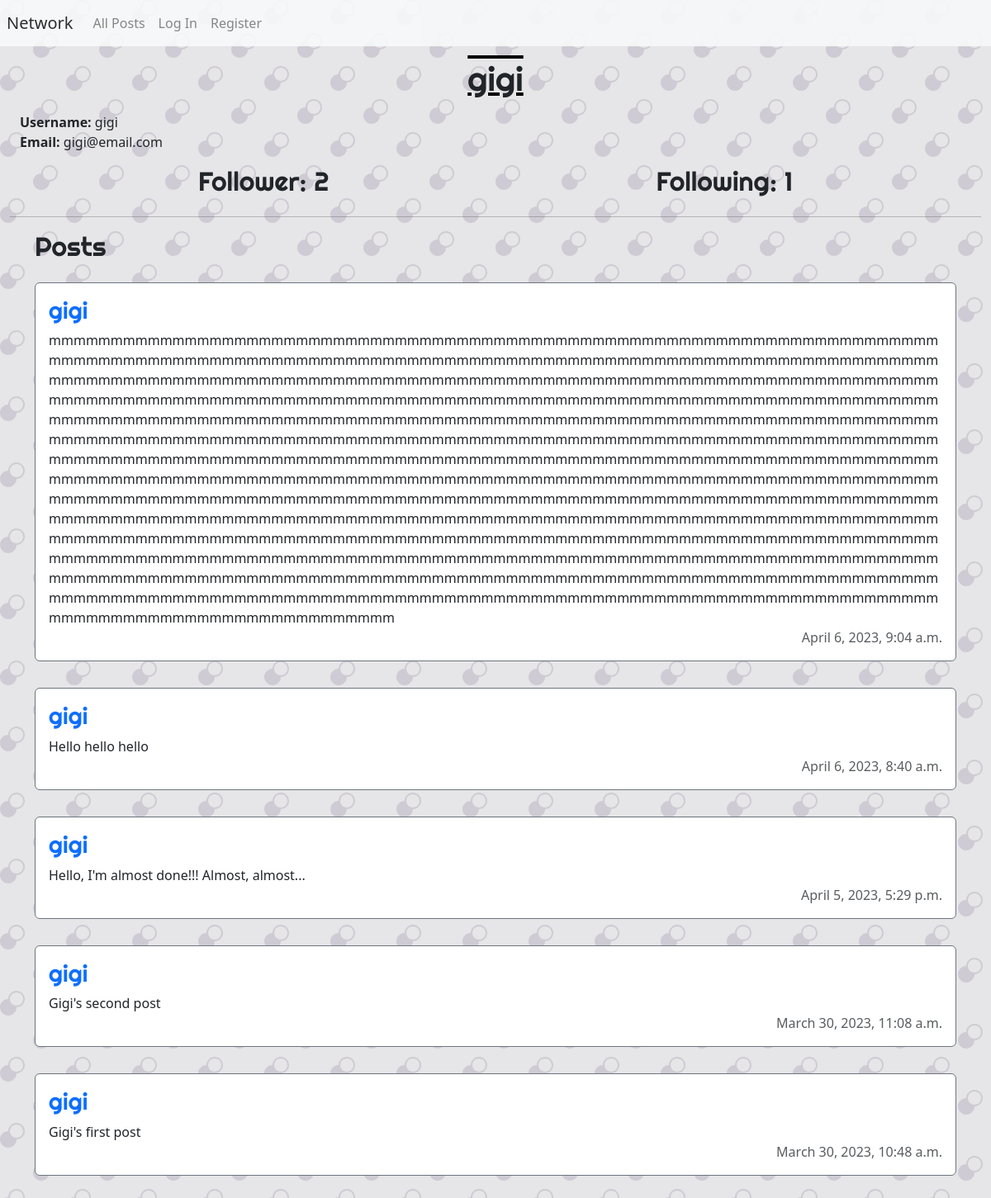
The app's page /profile/gigi with its own data.
### network/models.py (models this page shows, shortened)
class User(AbstractUser):
    pass

class Post(models.Model):
    user_id = models.ForeignKey(User, on_delete=models.CASCADE, related_name="user_post")
    content = models.TextField(max_length=280)
    datetime = models.DateTimeField(auto_now_add=True)

### network/views.py (the view)
# urls.py: path("profile/<str:username>", views.profile, name="profile"),
def profile(request, username):
    user_profile = User.objects.get(username=username)
    user_profile_posts = Post.objects.filter(user_id=user_profile).order_by('-datetime')
    followers_count = Follower.objects.filter(following=user_profile).count()
    following_count = Follower.objects.filter(user=user_profile).count()
    pagePosts = Paginator(user_profile_posts, 10)
    page_number = request.GET.get('page')
    page_obj = pagePosts.get_page(page_number)
    range_page = range(page_obj.paginator.num_pages)
    likes = Like.objects.all()
    postYouLiked = []
    try:
        for like in likes:
            if like.user.id == request.user.id:
                postYouLiked.append(like.post.id)
    except:
        postYouLiked = []
    if request.user.is_authenticated:
        user = User.objects.get(id=request.user.id) # User who is signed in
        user_following = Follower.objects.filter(user=user)
        is_following = False
        for i in user_following:
            if i.following == user_profile:
                is_following = True
                break
            else:
                is_following = False
        context = {"user_profile_posts": user_profile_posts,
                "user_profile":user_profile,
                "user":user,
                "is_following":is_following,
                "followers_count":followers_count,
                "following_count":following_count,
                "pagePosts": pagePosts,
                "page_obj": page_obj,
                "range_page":range_page,
                "likes":likes,
                "postYouLiked":postYouLiked}
        return render(request, "network/profile.html", context)
    else:
        context = {"user_profile_posts": user_profile_posts,
                "user_profile":user_profile,
                "followers_count":followers_count,
                "following_count":following_count,
                "pagePosts": pagePosts,
                "page_obj": page_obj,
                "range_page":range_page,
                "likes":likes,
                "postYouLiked":postYouLiked}
        return render(request, "network/profile.html", context)

### network/templates/network/profile.html (shortened to what this page needs)
{% extends 'network/layout.html' %}
{% block body %}
<div class="container-fluid">
    <div>
                <h1 id="profile-name" class="my-3 text-center">{{ user_profile.username }}</h1>
                <div class="container-fluid d-flex justify-content-between">
                        <div class="">
                            <div class="d-flex flex-column">
                                <span><strong>Username: </strong>{{ user_profile.username }}</span>
                                <span><strong>Email: </strong>{{ user_profile.email }}</span>
                            </div>
                        </div>
                </div>
                <div class="container d-flex justify-content-around my-3">
                        <h2>Follower: <span id="followers-count">{{ followers_count }}</span></h2>
                        <h2>Following: <span id="following-count">{{ following_count }}</span></h2>
                </div>
                <hr>
        </div>
    <div class="container d-flex flex-column" id="posts">
        <div>
            <h2>Posts</h2>
        </div>
        {% for post in page_obj %}
            <div id="post-div" class="d-flex flex-column border border-secondary rounded p-3 my-3">
                <h3><a href="{% url 'profile' post.user_id %}">{{ post.user_id }}</a></h3>
                <span id="content_{{ post.id }}">{{ post.content }}</span>
                <span class="text-right text-muted">{{ post.datetime }}</span>
            </div>
        {% endfor %}
    </div>
    </div>
</div>
{% endblock %}

### network/static/network/styles.css (style rules this page uses)
body { background-color: #e6e5e7; }
h1, h2, h3 { font-family: 'Righteous', cursive; }
.border { border: 1px solid; border-collapse: collapse !important; border-radius: 25%; }
a { text-decoration: none; }
div { overflow-wrap: break-word; }
#post-div { background-color: white; }
#profile-name { text-decoration: underline overline black; }

### records on screen
User: username "gigi", email "gigi@email.com"
Post: user_id "gigi", content "mmmmmmmmmmmmmmmmmmmmmmmmmmmmmmmmmmmmmmmmmmmmmmmmmmmmmmmmmmmmmmmmmmmmmmmmmmmmmmmmmmmmmmmmmmmmmmmmmmmmmmmmmmmmmmmmmmmmmmmmmmmmmmmmmmmmmmmmmmmmmmmmmmmmmmmmmmmmmmmmmmmmmmmmmmmmmmmmmmmmmmmmmmmmmmmmmmmmmmmmmmmmmmmmmmmmmmmmmmmmmmmmmmmmmmmmmmmmmmmmmmmmmmmmmmmmmmmmmmmmmmmmmmmmmmmmmmmmmmmmmmmmmmmmmmmmmmmmmmmmmmmmmmmmmmmmmmmmmmmmmmmmmmmmmmmmmmmmmmmmmmmmmmmmmmmmmmmmmmmmmmmmmmmmmmmmmmmmmmmmmmmmmmmmmmmmmmmmmmmmmmmmmmmmmmmmmmmmmmmmmmmmmmmmmmmmmmmmmmmmmmmmmmmmmmmmmmmmmmmmmmmmmmmmmmmmmmmmmmmmmmmmmmmmmmmmmmmmmmmmmmmmmmmmmmmmmmmmmmmmmmmmmmmmmmmmmmmmmmmmmmmmmmmmmmmmmmmmmmmmmmmmmmmmmmmmmmmmmmmmmmmmmmmmmmmmmmmmmmmmmmmmmmmmmmmmmmmmmmmmmmmmmmmmmmmmmmmmmmmmmmmmmmmmmmmmmmmmmmmmmmmmmmmmmmmmmmmmmmmmmmmmmmmmmmmmmmmmmmmm…", datetime "April 6, 2023, 9:04 a.m."
Post: user_id "gigi", content "Hello hello hello", datetime "April 6, 2023, 8:40 a.m."
Post: user_id "gigi", content "Hello, I'm almost done!!! Almost, almost...", datetime "April 5, 2023, 5:29 p.m."
Post: user_id "gigi", content "Gigi's second post", datetime "March 30, 2023, 11:08 a.m."
Post: user_id "gigi", content "Gigi's first post", datetime "March 30, 2023, 10:48 a.m."

### other values on screen
{{ followers_count }} "2"
{{ following_count }} "1"
